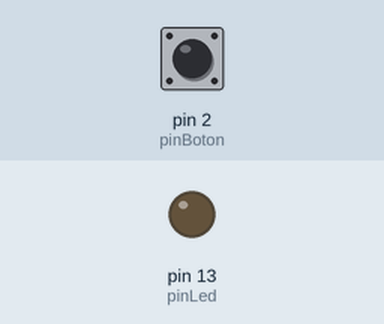
Bench run of a sketch on a simulated Arduino Uno, built with avr-gcc and run on an emulated ATmega328P. On the bench: output pins drawn as LEDs (lit = HIGH). Inputs (shaded band) come from the test bench; at power-on: pin 2 (pinBoton) LOW.

Above: at 1.2 s.
1.3 s: pin 2 (pinBoton) pulled HIGH for 0.15 s
At 1.37 s:
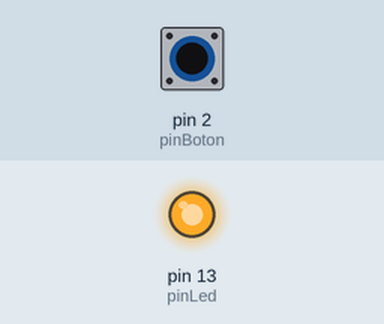
2.9 s: pin 2 (pinBoton) pulled HIGH for 3.2 s
At 6.4 s:
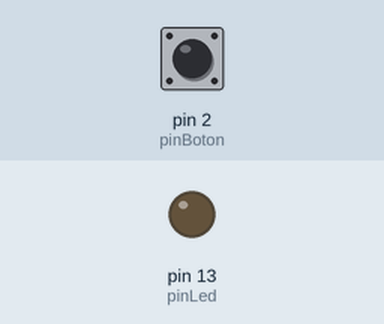
Timing chart, 0 to 7.9 s (numbered marks = the images above; inputs shaded):
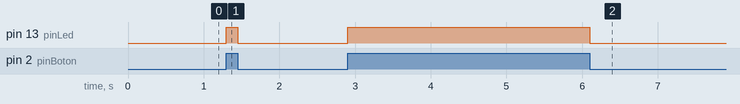

Measured:
- after the input at 1.3 s, pin 13 (pinLed): LOW → HIGH at once, → LOW 0.15 s later
- after the input at 2.9 s, pin 13 (pinLed): LOW → HIGH at once, → LOW 3.2 s later

The sketch:

boton.ino
```cpp
//Modificacion ejemplo boton

const int pinBoton = 2;     //pin a conectar boton
const int pinLed =  13;      //pin para led


int estadoBoton = 0;         //variable que gaurdara el estado del boton (HIGH,LOW,1,0)

void setup() {

  pinMode(pinLed, OUTPUT);// seteo de los pines, pueden ser entrada salida, aca, salida
 pinMode(pinBoton, INPUT);//seteo de los pines, pueden ser entrada salida, aca, entrada
 //funcion pinMode tiene 2 arg, numero y accion
 }

void loop() {
 //la variable ahora contendra la funcion digitalRead que tiene seteado el 2
  estadoBoton = digitalRead(pinBoton);

 //estructura de control
  //si el estado del boton es == a 1 prende el led
  if (estadoBoton == HIGH) {

  digitalWrite(pinLed, HIGH);

 } else { //si no esta presionado lo apaga

    digitalWrite(pinLed, LOW); //funcion digitalWrite tiene 2 arg, numero y accion
  }
}
```
